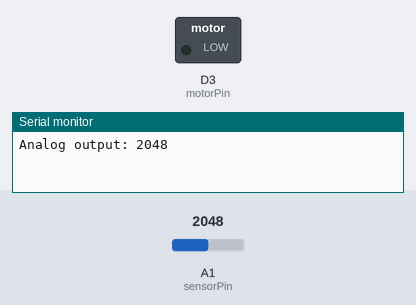
Simulated run of this sketch. Board: Particle Photon. Parts: switched loads named in the sketch (green lamp = pin HIGH), the last lines printed to the serial monitor. Inputs (shaded band) come from the test bench; at power-on: A1 (sensorPin) = 2048. Pins used as bus, display or sensor lines are not drawn.

Above: at 1.2 s.
1.3 s: A1 (sensorPin) set to 642
9.1 s: A1 (sensorPin) set to 571
At 16.3 s:
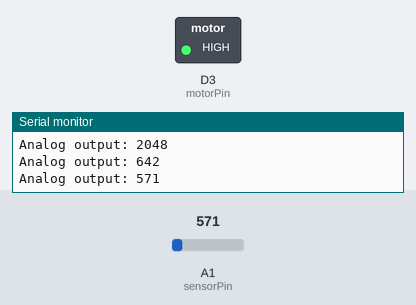
16.6 s: A1 (sensorPin) set to 1228
At 23.3 s:
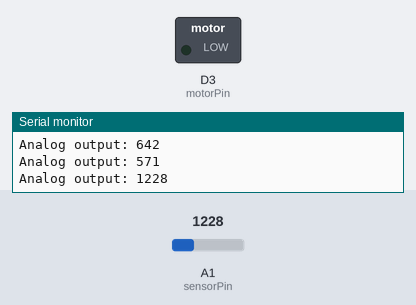
23.6 s: A1 (sensorPin) set to 491
At 30.1 s:
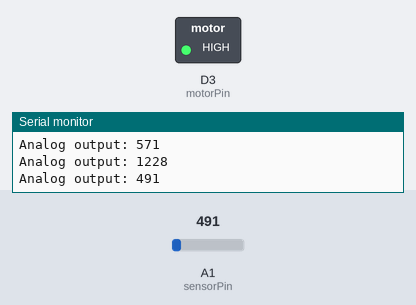
Timing chart, 0 to 31.6 s (numbered marks = the images above; inputs shaded):
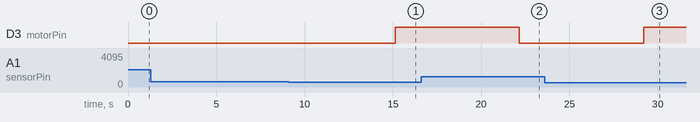

Measured:
- the behaviour switches between 600 and 599 on A1 (sensorPin) (found by bisection; images 0 and 1)
- after the input at 9.1 s, D3 (motorPin): LOW → HIGH after 6.0 s
- after the input at 16.6 s, D3 (motorPin): HIGH → LOW after 5.6 s
- after the input at 23.6 s, D3 (motorPin): LOW → HIGH after 5.6 s

The sketch:

temp.ino
```cpp
#define sensorPower 7
#define sensorPin A1
#define motorPin 3
 // Define max value we consider soil 'wet'
#define soilWet 790// Define maxx value for dry
#define soilDry 600  // Define min value we consider soil 'dry'

void setup() {
	pinMode(sensorPower, OUTPUT);
	pinMode(motorPin, OUTPUT);
	// Initially keep the sensor OFF
	digitalWrite(sensorPower, LOW);

	Serial.begin(9600);
}

void loop() {
	//get the reading from the function below and print it
	Serial.print("Analog output: ");
	Serial.println(readSensor());
    int moisture = readSensor();

	Particle.publish("Moisture", String(moisture), PRIVATE);
	delay(1000);


	if (moisture < soilDry) {
		digitalWrite(motorPin, HIGH);
		delay(6000);


	} else {
	    digitalWrite(motorPin, LOW);
		delay(6000);

	}
}

//  This function returns the analog soil moisture measurement
int readSensor() {
	digitalWrite(sensorPower, HIGH);	// Turn the sensor ON
	delay(10);							// Allow power to settle
	int val = analogRead(sensorPin);	// Read the analog value form sensor
	digitalWrite(sensorPower, LOW);		// Turn the sensor OFF
	return val;							// Return analog moisture value
}
```
